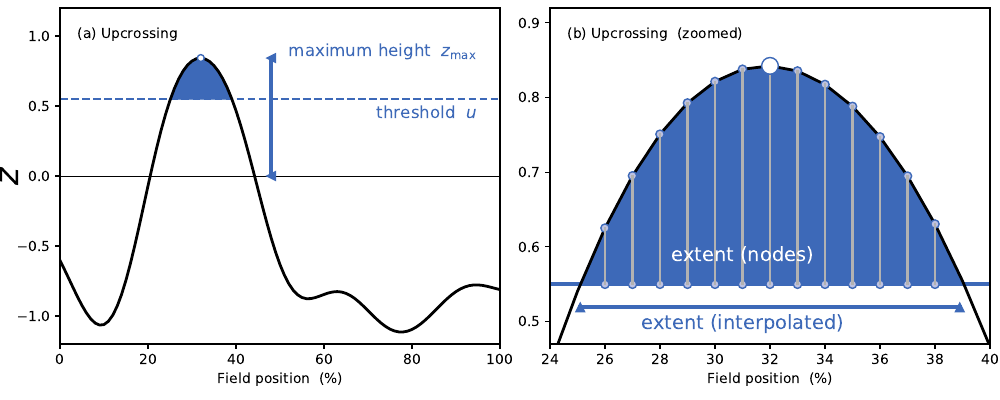

Here is the Python script that generated this plot:

import numpy as np
from matplotlib import pyplot
from matplotlib.patches import Polygon
from matplotlib.collections import PatchCollection
from spm1d import rft1d



def plot_filled(y, ax, thresh=None, plot_thresh=True, color='k', lw=2, facecolor='0.8', two_tailed=False, thresh_color='k'):
	y        = np.asarray(y, dtype=float)
	x        = np.arange(y.size)
	if thresh==None:
		thresh      = 0
	x0,y0,ind0      = x.copy(), y.copy(), np.arange(y.size)
	### threshold:
	if two_tailed:
		L,n      = rft1d.geom.bwlabel( np.abs(y)>thresh )
	else:
		L,n      = rft1d.geom.bwlabel( y>thresh )
	### plot:
	ax.plot(x0, y0, color=color, lw=lw)
	### create patches if needed:
	if n>0:
		polyg = []
		for i in range(n):
			ind         = ind0[L==i+1].tolist()
			x           = x0[L==i+1].tolist()
			y           = y0[L==i+1].tolist()
			csign       = np.sign(y[0])
			### insert extra nodes for interpolation:
			x           = [x[0]] + x + [x[-1]]
			y           = [csign*thresh] + y + [csign*thresh]
			### interpolate if necessary:
			if ind[0]  != ind0[0]:
				dx      = x0[ind[0]] - x0[ind[0]-1]
				dy      = (csign*thresh - y0[ind[0]])  / (y0[ind[0]] - y0[ind[0]-1])
				x[0]   += dy*dx
			if ind[-1] != ind0[-1]:
				dx      = x0[ind[-1]+1] - x0[ind[-1]]
				dy      = (csign*thresh - y0[ind[-1]])  / (y0[ind[-1]+1] - y0[ind[-1]])
				x[-1]  += dy*dx
			polyg.append(  Polygon( np.array([x,y]).T )  )
		patches         = PatchCollection(polyg, edgecolors=None)
		ax.add_collection(patches)
		pyplot.setp(patches, facecolor=facecolor, edgecolor=facecolor)
	#set axis limits:
	pyplot.setp(ax, xlim=(x0.min(), x0.max())  )
	#plot threshold(s):
	if (thresh!=None) and plot_thresh:
		h      = [ax.hlines(thresh, x0.min(), x0.max())]
		if two_tailed:
			h.append( ax.hlines(-thresh, x0.min(), x0.max()) )
		pyplot.setp(h, color=thresh_color, lw=1, linestyle='--')




# ### EPS production preliminaries:
# fig_width_mm  = 200
# fig_height_mm = 85
# mm2in = 1/25.4
# fig_width  = fig_width_mm*mm2in  	# width in inches
# fig_height = fig_height_mm*mm2in    # height in inches
# params = {	'backend':'ps', 'axes.labelsize':14,
# 			'text.fontsize':12, 'text.usetex': False, 'legend.fontsize':12,
# 			'xtick.labelsize':8, 'ytick.labelsize':8,
# 			'font.family':'Times New Roman',  #Times
# 			'lines.linewidth':0.5,
# 			'patch.linewidth':0.25,
# 			'figure.figsize': [fig_width,fig_height]}
# pyplot.rcParams.update(params)
#



#(0) Set parameters:
np.random.seed(0)
nNodes      = 101
W           = 20
h           = 0.55
y           = rft1d.random.randn1d(1, nNodes, W, pad=True)



#(2) Plot results:
pyplot.close('all')
pyplot.figure(figsize=(10,4))
# color0      = 0.72, 0.24, 0.41
# color1      = 0.89, 0.74, 0.76
# color2      = 0.89, 0.21, 0.57
color0      = 0.24, 0.41, 0.72
color1      = 0.74, 0.76, 0.89
color2      = 0.21, 0.57, 0.89
### create axes:
ax0   = pyplot.axes([0.06,0.14,0.44,0.84])
ax1   = pyplot.axes([0.55,0.14,0.44,0.84])
AX    = ax0,ax1
for ax in [ax0,ax1]:
	plot_filled(y, ax, thresh=h, plot_thresh=False, color='k', lw=2, facecolor=color0)
	ax.hlines(0, 0, 100, color='k', linestyle='-', lw=0.5)
	ax.hlines(h, 0, 100, color=color0, linestyle='--')
### plot nNodes:
ind   = range(25,38)
ax1.plot(ind, y[ind], 'o', markersize=6, markerfacecolor=color1, markeredgecolor=color0)
ax1.plot(ind, [h]*len(ind), 'o', markersize=6, markerfacecolor=color1, markeredgecolor=color0)
for i in ind:
	ax1.plot([i,i], [h,y[i]], '0.7')
ax1.text(31, 0.58, 'extent (nodes)', color='w', ha='center', size=14)
### label threshold:
ax0.text(72, 0.4, 'threshold  $u$', color=color0, size=12)
### plot maximum:
ax0.plot(y.argmax(), y.max(), 'o', markersize=5, markerfacecolor='w', markeredgecolor=color0)
ax1.plot(y.argmax(), y.max(), 'o', markersize=12, markerfacecolor='w', markeredgecolor=color0)
ax0.plot([48]*2, [0,y.max()], '-', lw=3, marker='<', color=color0)
# ax0.text(52, y.max(), 'maximum height  $z_{\mathrm{max}}$', color=color0, size=12)
### plot extent:
ax1.hlines(h, 0, 100, color=color0, linestyle='-', lw=3)
ax1.plot([24.1,37.9], [0.519]*2, '^-', lw=3, color=color0)
ax1.text(31, 0.49, 'extent (interpolated)', color=color0, ha='center', size=14)
### axes labels:
[ax.set_xlabel('Field position  (%)')   for ax in AX]
ax0.text(-0.15, 0.5, '$z$', size=24, transform=ax0.transAxes, rotation=90, va='center')
### annotate:
pyplot.setp(ax0, xlim=(0,100), ylim=(-1.2,1.2))
pyplot.setp(ax1, xlim=(23,39), ylim=(0.47,0.92))
### panel labels:
ax0.text(0.04, 0.91, '(a) Upcrossing', transform=ax0.transAxes)
ax1.text(0.04, 0.91, '(b) Upcrossing  (zoomed)', transform=ax1.transAxes)
# pyplot.show()


# pyplot.savefig('/Users/[user]/Documents/Projects/projects/rft1d/ms/figs/fig_upcrossing.pdf')
